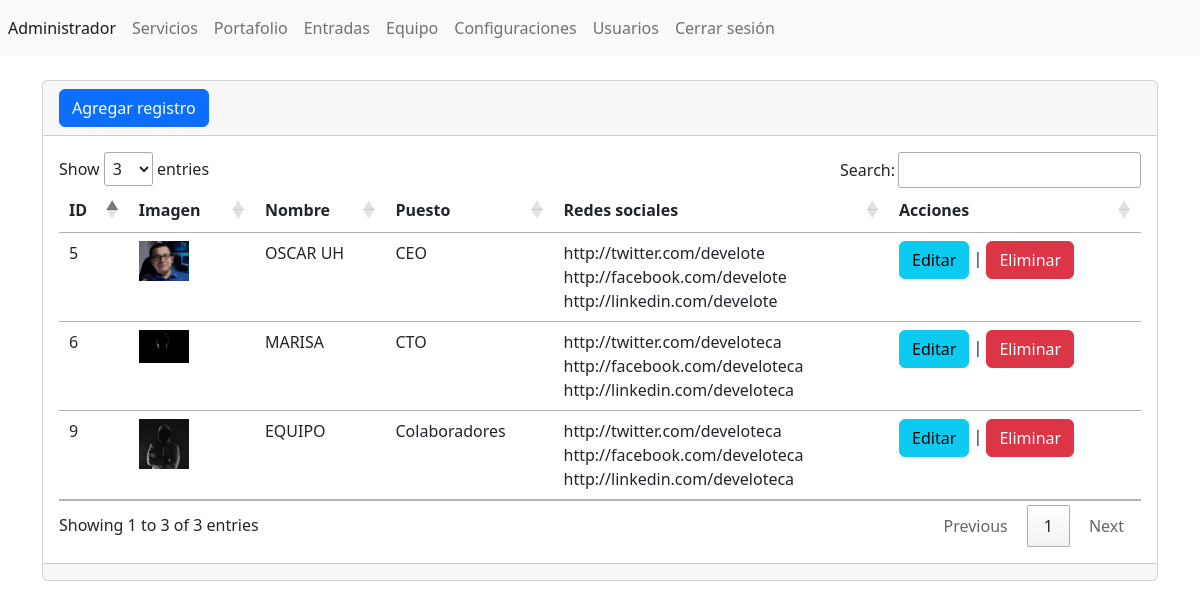
The app's page /admin/secciones/equipo/index.php (signed in) with its own data.
### tables this page shows
CREATE TABLE `tbl_equipo` (
  `ID` int(11) NOT NULL,
  `imagen` varchar(255) NOT NULL,
  `nombrecompleto` varchar(255) NOT NULL,
  `puesto` varchar(255) NOT NULL,
  `twitter` varchar(255) NOT NULL,
  `facebook` varchar(255) NOT NULL,
  `linkedin` varchar(255) NOT NULL
);

### admin/secciones/equipo/index.php (the view, shortened to what this page needs)
<?php
include("../../bd.php");
$sentencia=$conexion->prepare("SELECT * FROM `tbl_equipo`");
$sentencia->execute();
$lista_entradas=$sentencia->fetchAll(PDO::FETCH_ASSOC);
include("../../templates/header.php");
 ?>
<div class="card">
    <div class="card-header">
    <a name="" id="" class="btn btn-primary" href="crear.php" role="button">Agregar registro</a>
    </div>
    <div class="card-body">
    <div class="table-responsive-sm">
        <table class="table">
            <thead>
                <tr>
                    <th scope="col">ID</th>
                    <th scope="col">Imagen</th>
                    <th scope="col">Nombre</th>
                    <th scope="col">Puesto</th>
                    <th scope="col">Redes sociales</th>
                    <th scope="col">Acciones </th>
                 </tr>
            </thead>
            <tbody>
            <?php foreach($lista_entradas as $registros){ ?>
                <tr class="">
                    <td ><?php echo $registros['ID'];?></td>
                    <td><img width="50" src="../../../assets/img/team/<?php echo $registros['imagen'];?>" /></td>
                    <td><?php echo $registros['nombrecompleto'];?></td>
                    <td><?php echo $registros['puesto'];?></td>
                    <td>
                        <?php echo $registros['twitter'];?>
                        <br><?php echo $registros['facebook'];?>
                        <br><?php echo $registros['linkedin'];?>
                    </td>
                    <td>
                    <a name="" id="" class="btn btn-info" href="editar.php?txtID=<?php echo $registros['ID']; ?>" role="button">Editar</a>
                        |
                    <a name="" id="" class="btn btn-danger" href="index.php?txtID=<?php echo $registros['ID']; ?>" role="button">Eliminar</a></td>
                </tr>
            <?php } ?>
            </tbody>
        </table>
    </div>
    </div>
    <div class="card-footer text-muted">
    </div>
</div>
<?php include("../../templates/footer.php"); ?>

### records on screen
tbl_equipo: ID "5", imagen (picture), nombrecompleto "OSCAR UH", puesto "CEO", twitter "http://twitter.com/develote", facebook "http://facebook.com/develote", linkedin "http://linkedin.com/develote"
tbl_equipo: ID "6", imagen (picture), nombrecompleto "MARISA", puesto "CTO", twitter "http://twitter.com/develoteca", facebook "http://facebook.com/develoteca", linkedin "http://linkedin.com/develoteca"
tbl_equipo: ID "9", imagen (picture), nombrecompleto "EQUIPO", puesto "Colaboradores", twitter "http://twitter.com/develoteca", facebook "http://facebook.com/develoteca", linkedin "http://linkedin.com/develoteca"
